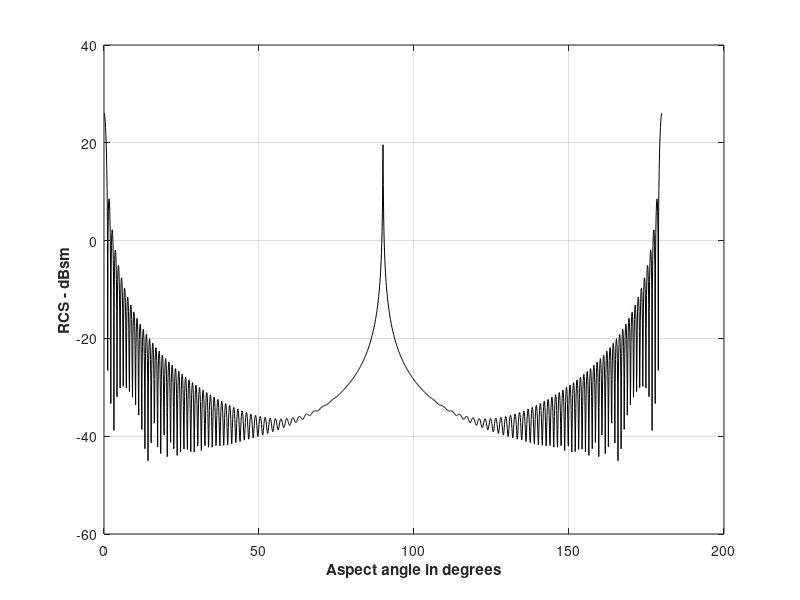

Source code (MATLAB):
clc
close
clear all
indes = 0;
eps =0.00001;
a1 =.125;
h = 1.;
lambda = 3.0e+8 /9.5e+9;
lambda = 0.00861;
index = 0;
for theta = 0.0:.1:90-.1
    index = index +1;
    theta = theta * pi /180.;
    rcs(index) = (lambda * a1 * sin(theta) / (8 * pi * (cos(theta))^2)) + eps;
end
theta*180/pi
theta = pi/2;
index = index +1
rcs(index) = (2 * pi * h^2 * a1 / lambda )+ eps;
for theta = 90+.1:.1:180.
    index = index + 1;
    theta = theta * pi / 180.;
    rcs(index) = ( lambda * a1 * sin(theta) / (8 * pi * (cos(theta))^2)) + eps;
end
%%%%%%%%%%%
r = a1;
index = 0;
for aspect_deg = 0.:.1:180
    index = index +1;
    aspect = (pi /180.) * aspect_deg;
    % Compute RCS using Eq. (2.37)
    if (aspect == 0 | aspect == pi)
        rcs_po(index) = (4.0 * pi^3 * r^4 / lambda^2) + eps;
        rcs_mu(index) = rcs_po(1);
    else
        x = (4. * pi * r / lambda) * sin(aspect);
        val1 = 4. * pi^3 * r^4 / lambda^2;
        val2 = 2. * besselj(1,x) / x;
        rcs_po(index) = val1 * (val2 * cos(aspect))^2 + eps;
    end
end
rcs_t =(rcs_po + rcs);
%%%%%%%%%%%%%
angle = 0:.1:180;
plot(angle,10*log10(rcs_t(1:1801)),'k');
xlabel('\bfAspect angle in degrees')
ylabel('\bfRCS - dBsm')
grid